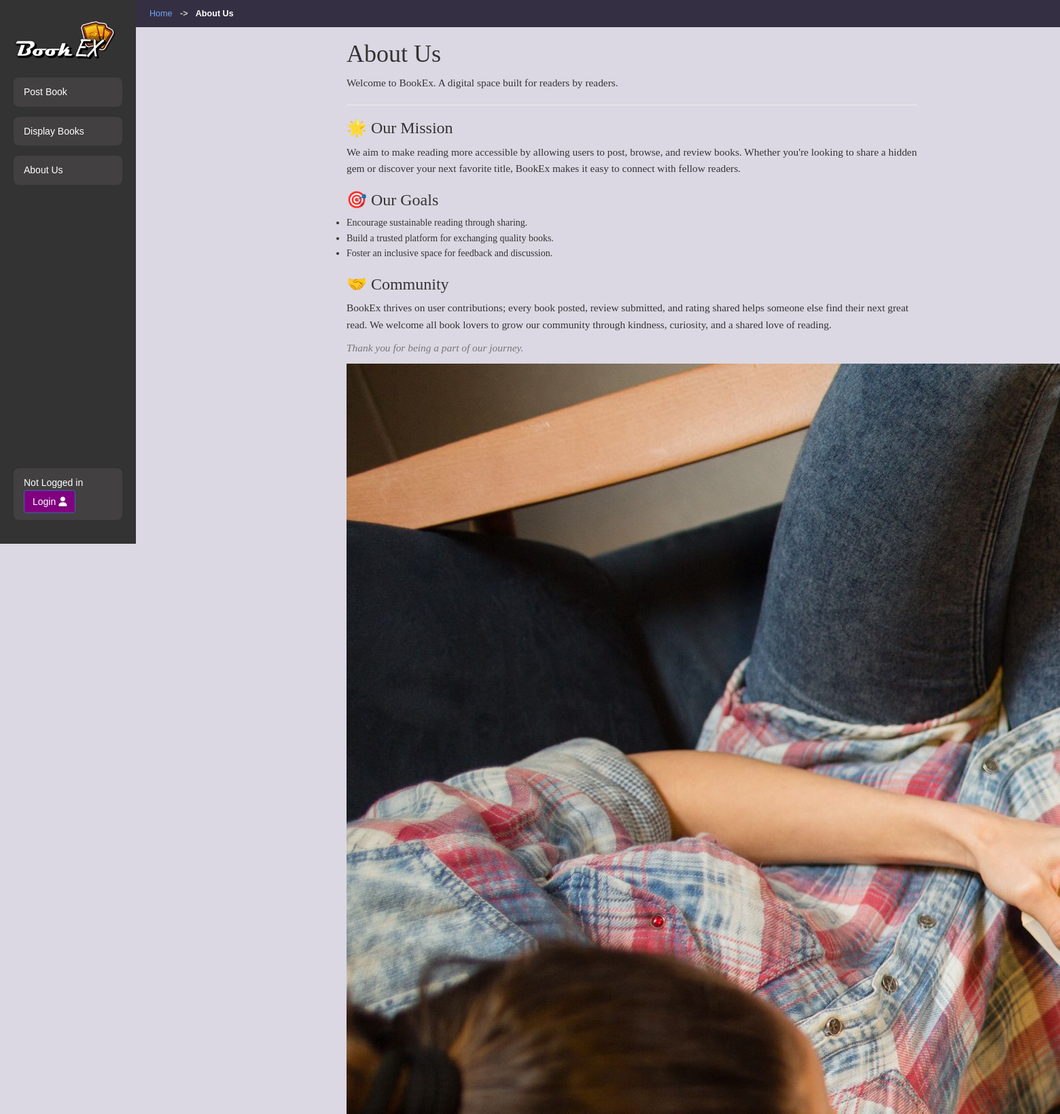
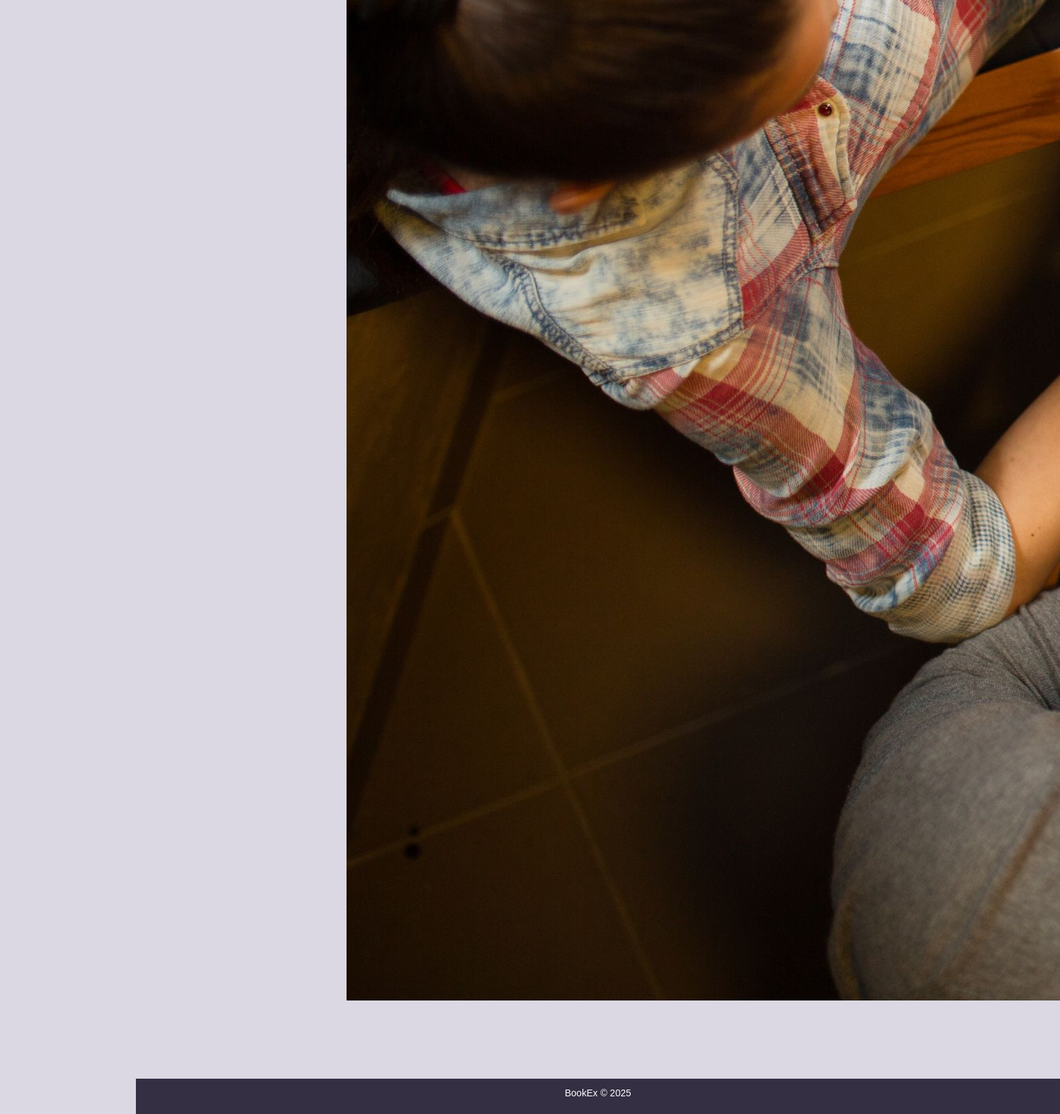
The app's page /about_us/ with its own data (2 pictures, top to bottom).
### bookMng/models.py (models this page shows, shortened)
class MainMenu(models.Model):
    item = models.CharField(max_length=300, unique=True)
    link = models.CharField(max_length=300, unique=True)
    icon_class = models.CharField(
        max_length=100,
        blank=True,
        null=True
    )

### bookMng/views.py (the view)
# urls.py: path('about_us/', views.about_us, name='about_us'),
def about_us(request):
    breadcrumb_list = [
        {'name': 'Home', 'url': reverse('index')},
        {'name': 'About Us', 'url': None}
    ]
    return render(
        request,
      "bookMng/about_us.html",
      {
          'breadcrumb_list': breadcrumb_list,
      })

### bookMng/context_processors.py (called while the page is built)
def navigation_items(request):
    main_menu_items = MainMenu.objects.all()
    return {'item_list': main_menu_items}

def time_based_greeting(request):
    greeting = "Hello"
    try:
        now = timezone.localtime(timezone.now())
        current_hour = now.hour
        if 5 <= current_hour < 12:
            greeting = "Good morning"
        elif 12 <= current_hour < 18:
            greeting = "Good afternoon"
        else:
            greeting = "Good evening"
    except Exception:
        pass
    return {'greeting': greeting}

### bookEx/templates/bookMng/about_us.html
{% extends "base.html" %}
{% load static %}
{% block content %}
<div class="text-centered">
    <h1 class="mb-4" style="font-family:'Brush Script MT', cursive;"> About Us</h1>
    <p class="lead" style="font-family:'Brush Script MT', cursive;">Welcome to BookEx. A digital space built for readers by readers.</p>
    <hr class="my-4">
    <h3 style="font-family:'Brush Script MT', cursive;">🌟 Our Mission</h3>
    <p style="font-family:'Brush Script MT', cursive;">We aim to make reading more accessible by allowing users to post, browse, and review books. Whether you're looking to share a hidden gem or discover your next favorite title, BookEx makes it easy to connect with fellow readers.</p>
    <h3 style="font-family:'Brush Script MT', cursive;">🎯 Our Goals</h3>
    <ul>
        <li style="font-family:'Brush Script MT', cursive;" >Encourage sustainable reading through sharing.</li>
        <li style="font-family:'Brush Script MT', cursive;" >Build a trusted platform for exchanging quality books.</li>
        <li style="font-family:'Brush Script MT', cursive;">Foster an inclusive space for feedback and discussion.</li>
    </ul>
    <h3 style="font-family:'Brush Script MT', cursive;">🤝 Community</h3>
    <p style="font-family:'Brush Script MT', cursive;">BookEx thrives on user contributions; every book posted, review submitted, and rating shared helps someone else find their next great read. We welcome all book lovers to grow our community through kindness, curiosity, and a shared love of reading.</p>
    <p class="mt-4 text-muted" style="font-family:'Brush Script MT', cursive;"><em>Thank you for being a part of our journey.</em></p>
</div>
<img src="Book_Community.jpg" alt="BookC">
{% endblock content %}

### bookEx/templates/base.html (shortened to what this page needs)
{% load static %}
<!DOCTYPE html>
<html lang="en">
<head>
    <link rel="stylesheet" href="https://maxcdn.bootstrapcdn.com/bootstrap/3.4.1/css/bootstrap.min.css">
    <link rel="stylesheet" href="{% static 'base.css' %}" type="text/css">
</head>
<body>
    <header>
        <nav aria-label="breadcrumb" class="breadcrumb-nav">
            {% block breadcrumbs %}
                {% if breadcrumb_list %}
                    <ol class="breadcrumb-list">
                        {% for crumb in breadcrumb_list %}
                            <li class="breadcrumb-item">
                                {% if crumb.url %}
                                    <a href="{{ crumb.url }}">{{ crumb.name }}</a>
                                {% else %}
                                    {{ crumb.name }}
                                {% endif %}
                            </li>
                        {% endfor %}
                    </ol>
                {% endif %}
            {% endblock breadcrumbs %}
        </nav>
    </header>
    <div class="container">
        <nav class="sidebar">
            <div class="sidebar-logo">
                <a href="/" target="_self">
                <img src="{% static 'logo.png' %}" alt="Our Logo" width="150"/>
                </a>
            </div>
            <ul>
                {% block sidenav %}
                   {% for item in item_list %}
                        {% if item.link == "/mybooks" or item.link == "/cart" %}
                            {% if user.is_authenticated %}
                                <li>
                                    <a href="{{ item.link }}"> <i class="{{ item.icon_class }}"></i> {{ item.item }} </a>
                                </li>
                            {% endif %}
                        {% else %}
                            <li>
                                <a href="{{ item.link }}"> <i class="{{ item.icon_class }}"></i> {{ item.item }} </a>
                            </li>
                        {% endif %}
                    {% endfor %}
                {% endblock sidenav %}
            </ul>
            <div class="sidebar-user-info">
                {% if user.is_authenticated %}
                {{ greeting }}, {{ user|lower|capfirst }}!
                   <form action="{% url 'logout' %}?next=/" method="post">
                       <button type="submit" class="btn btn-primary">Logout <i class="fa-solid fa-right-from-bracket"></i></button>
                       {% csrf_token %}
                   </form>
                {% else %}
                   Not Logged in
                   <a class="btn btn-primary" href="{% url 'login' %}?next=/" role="button">Login <i class="fa-solid fa-user"></i></a>
                {% endif %}
            </div>
        </nav>
        <main class="content">
            {% block content %}{% endblock content %}
        </main>
    </div>
    <footer>
        <p>BookEx &copy; 2025</p>
    </footer>
</body>
</html>

### bookEx/static/base.css (style rules this page uses)
* { margin: 0; padding: 0; box-sizing: border-box; }
body { font-family: Arial, sans-serif; line-height: 1.6; background-color: #dbd8e3; color: #333; }
.breadcrumb-nav { padding: 10px 20px; }
.breadcrumb-list { list-style: none; padding: 0; margin: 0; font-size: 0.9em; text-align: left; }
.breadcrumb-item { display: inline; }
.breadcrumb-item + .breadcrumb-item::before { content: "->"; padding: 0 8px; color: #ccc; }
.breadcrumb-item a { color: #6ea9f0; }
.breadcrumb-item:last-child { color: #fff; font-weight: bold; }
header { background: #352f44; text-align: right; margin-left: 200px; }
.container { min-height: 80vh; }
.sidebar-logo img { max-width: 105%; }
.sidebar { width: 200px; background-color: #333; color: white; padding: 20px; position: fixed; left: 0; top: 0; height: 100vh; overflow-y: auto; display: flex; flex-direction: column; }
.sidebar ul { list-style-type: none; padding: 0; }
.sidebar ul li { margin: 10px 0; }
.sidebar ul li a { display: block; padding: 10px 15px; margin-bottom: 15px; color: white; background-color: #424040; text-decoration: none; border-radius: 8px; transition: background-color 0.7s ease; }
.sidebar-user-info { margin-top: auto; display: block; padding: 10px 15px; margin-bottom: 15px; color: white; background-color: #424040; text-decoration: none; border-radius: 8px; transition: background-color 0.7s ease; }
.content { margin-left: 300px; }
.content p { font-size: 1.1em; line-height: 1.6; }
p { style: "font-family:'Brush Script MT', cursive;" }
footer { background: #352f44; color: white; text-align: center; padding: 10px 0; margin-top: 115px; top: 0; margin-left: 200px; }
footer p { font-size: 14px; }
a[role=button] { background-color: purple; }

### records on screen
MainMenu: item "Post Book"
MainMenu: item "Display Books"
MainMenu: item "About Us"

### other values on screen
{{ crumb.name }} "Home"
{{ crumb.name }} "About Us"
